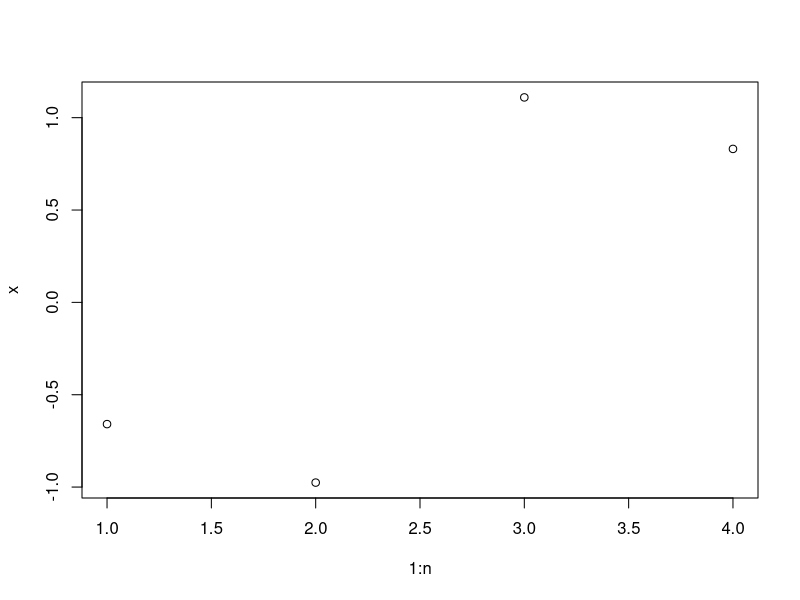

Write R code to recreate this figure. (Note: this script raises an error after producing the figure.)
## ---- chunk 1
knitr::opts_chunk$set(echo = TRUE)
## ---- chunk 2
#Creating the structure matrix
n = 4
R <- diag(2, n)
R[abs(row(R) - col(R)) == 1] <- -1
R[1, 1] <- 1
R[n, n] <- 1

R

k <- 1 #A constant connected top variance
Q <- k*R
mu <- rep(0, n)
## ---- chunk 3
# Eigenvalues
eigVecs <- eigen(Q, symmetric=TRUE) #Finds the eigenvectors

eigVals <- rep(0, n)
for(i in 2:n){
  eigVals[i] <- (2 - 2*cos(pi*(i - 1)/n))*k #Finds the eigenvalues
}

EVInv <- rev(sqrt(1/eigVals))  #Invert and square root for scaling

z <- rnorm(n-1) #Standard normal sample
y <- rep(0, n-1)
for(i in 1:(n-1)){
  y[i] <- z[i] * EVInv[i] #Computes the ys
}
x <- rep(0, n)
for(i in 1:(n-1)){
  x <- x + y[i]*eigVecs$vectors[1+i, 1:n] 
}


## ---- chunk 4
plot(1:n, x)
## ---- chunk 5
A <- eigVecs$vectors[1, 1:n]
Q_inv <- solve(Q)
det(Q)

Q_new <- Q + A%*%t(A)

L <- t(chol(Q_new)) #The lower triangle cholesky decomp.
z <- rnorm(n)
v <- solve(t(L), z)



Q_inv <- solve(Q_new)
det(Q_new)

x_adj <- x - Q_inv%*%A *solve(t(A)%*%Q_inv%*%A)*(t(A)%*%x)
## ---- chunk 6
n <- 100
sigma <- 2
xt <- rep(0, n)
z <- sigma * rnorm(n-1)
for(i in 2:n){
  xt[i] <- xt[i-1] + z[i-1]
}

t <- 1:n
plot(t, xt)


